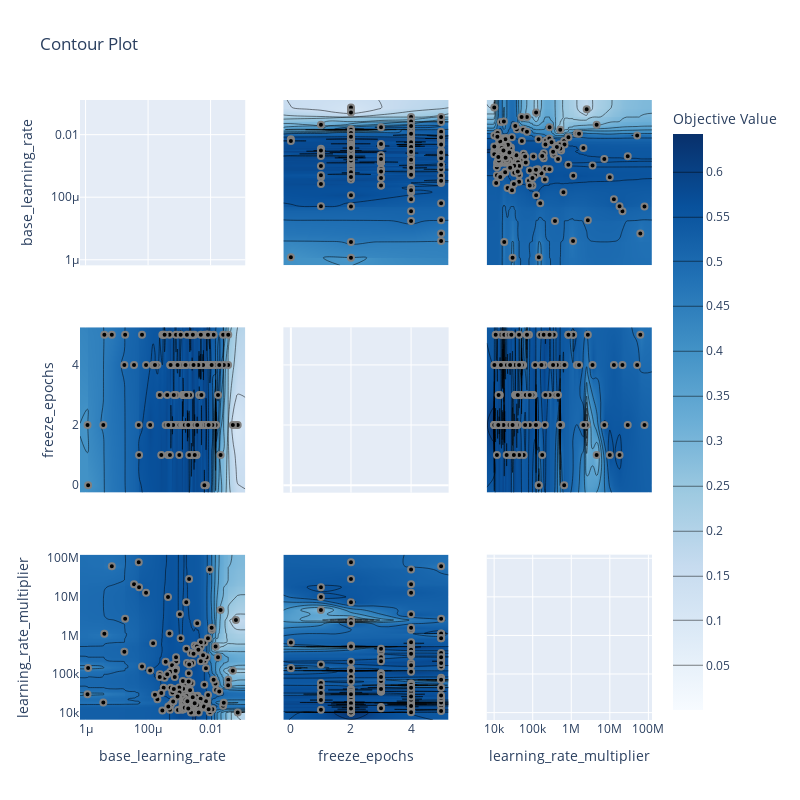

Notebook cell for this chart:
### Code cell
fig = optuna.visualization.plot_contour(study)
fig.update_layout(
    autosize=False,
    width=800,
    height=800,
)
fig.show()

### Figure 1 — Plotly figure (JSON) as saved in the notebook; plotly's stock layout.template omitted (floating-point values rounded to 4 significant figures; data arrays with more than 128 entries replaced by an {"elided": "..."} marker saying what was removed)
{"data": [{"type": "scatter", "xaxis": "x", "yaxis": "y"}, {"colorbar": {"title": {"text": "Objective Value"}}, "colorscale": [[0, "rgb(247,251,255)"], [0.125, "rgb(222,235,247)"], [0.25, "rgb(198,219,239)"], [0.375, "rgb(158,202,225)"], [0.5, "rgb(107,174,214)"], [0.625, "rgb(66,146,198)"], [0.75, "rgb(33,113,181)"], [0.875, "rgb(8,81,156)"], [1, "rgb(8,48,107)"]], "connectgaps": true, "contours": {"coloring": "heatmap"}, "hoverinfo": "none", "line": {"smoothing": 1.3}, "reversescale": false, "showscale": true, "type": "contour", "x": {"elided": "167 float values"}, "xaxis": "x4", "y": [-0.25, 0, 1, 2, 3, 4, 5, 5.25], "yaxis": "y4", "z": {"elided": "8x167 float values"}}, {"marker": {"color": "black", "line": {"color": "Grey", "width": 2}}, "mode": "markers", "showlegend": false, "type": "scatter", "x": {"elided": "165 float values"}, "xaxis": "x4", "y": {"elided": "165 int values"}, "yaxis": "y4"}, {"colorbar": {"title": {"text": "Objective Value"}}, "colorscale": [[0, "rgb(247,251,255)"], [0.125, "rgb(222,235,247)"], [0.25, "rgb(198,219,239)"], [0.375, "rgb(158,202,225)"], [0.5, "rgb(107,174,214)"], [0.625, "rgb(66,146,198)"], [0.75, "rgb(33,113,181)"], [0.875, "rgb(8,81,156)"], [1, "rgb(8,48,107)"]], "connectgaps": true, "contours": {"coloring": "heatmap"}, "hoverinfo": "none", "line": {"smoothing": 1.3}, "reversescale": false, "showscale": false, "type": "contour", "x": {"elided": "167 float values"}, "xaxis": "x7", "y": {"elided": "167 float values"}, "yaxis": "y7", "z": {"elided": "167x167 float values"}}, {"marker": {"color": "black", "line": {"color": "Grey", "width": 2}}, "mode": "markers", "showlegend": false, "type": "scatter", "x": {"elided": "165 float values"}, "xaxis": "x7", "y": {"elided": "165 float values"}, "yaxis": "y7"}, {"colorbar": {"title": {"text": "Objective Value"}}, "colorscale": [[0, "rgb(247,251,255)"], [0.125, "rgb(222,235,247)"], [0.25, "rgb(198,219,239)"], [0.375, "rgb(158,202,225)"], [0.5, "rgb(107,174,214)"], [0.625, "rgb(66,146,198)"], [0.75, "rgb(33,113,181)"], [0.875, "rgb(8,81,156)"], [1, "rgb(8,48,107)"]], "connectgaps": true, "contours": {"coloring": "heatmap"}, "hoverinfo": "none", "line": {"smoothing": 1.3}, "reversescale": false, "showscale": false, "type": "contour", "x": [-0.25, 0, 1, 2, 3, 4, 5, 5.25], "xaxis": "x2", "y": {"elided": "167 float values"}, "yaxis": "y2", "z": {"elided": "167x8 float values"}}, {"marker": {"color": "black", "line": {"color": "Grey", "width": 2}}, "mode": "markers", "showlegend": false, "type": "scatter", "x": {"elided": "165 int values"}, "xaxis": "x2", "y": {"elided": "165 float values"}, "yaxis": "y2"}, {"type": "scatter", "xaxis": "x5", "yaxis": "y5"}, {"colorbar": {"title": {"text": "Objective Value"}}, "colorscale": [[0, "rgb(247,251,255)"], [0.125, "rgb(222,235,247)"], [0.25, "rgb(198,219,239)"], [0.375, "rgb(158,202,225)"], [0.5, "rgb(107,174,214)"], [0.625, "rgb(66,146,198)"], [0.75, "rgb(33,113,181)"], [0.875, "rgb(8,81,156)"], [1, "rgb(8,48,107)"]], "connectgaps": true, "contours": {"coloring": "heatmap"}, "hoverinfo": "none", "line": {"smoothing": 1.3}, "reversescale": false, "showscale": false, "type": "contour", "x": [-0.25, 0, 1, 2, 3, 4, 5, 5.25], "xaxis": "x8", "y": {"elided": "167 float values"}, "yaxis": "y8", "z": {"elided": "167x8 float values"}}, {"marker": {"color": "black", "line": {"color": "Grey", "width": 2}}, "mode": "markers", "showlegend": false, "type": "scatter", "x": {"elided": "165 int values"}, "xaxis": "x8", "y": {"elided": "165 float values"}, "yaxis": "y8"}, {"colorbar": {"title": {"text": "Objective Value"}}, "colorscale": [[0, "rgb(247,251,255)"], [0.125, "rgb(222,235,247)"], [0.25, "rgb(198,219,239)"], [0.375, "rgb(158,202,225)"], [0.5, "rgb(107,174,214)"], [0.625, "rgb(66,146,198)"], [0.75, "rgb(33,113,181)"], [0.875, "rgb(8,81,156)"], [1, "rgb(8,48,107)"]], "connectgaps": true, "contours": {"coloring": "heatmap"}, "hoverinfo": "none", "line": {"smoothing": 1.3}, "reversescale": false, "showscale": false, "type": "contour", "x": {"elided": "167 float values"}, "xaxis": "x3", "y": {"elided": "167 float values"}, "yaxis": "y3", "z": {"elided": "167x167 float values"}}, {"marker": {"color": "black", "line": {"color": "Grey", "width": 2}}, "mode": "markers", "showlegend": false, "type": "scatter", "x": {"elided": "165 float values"}, "xaxis": "x3", "y": {"elided": "165 float values"}, "yaxis": "y3"}, {"colorbar": {"title": {"text": "Objective Value"}}, "colorscale": [[0, "rgb(247,251,255)"], [0.125, "rgb(222,235,247)"], [0.25, "rgb(198,219,239)"], [0.375, "rgb(158,202,225)"], [0.5, "rgb(107,174,214)"], [0.625, "rgb(66,146,198)"], [0.75, "rgb(33,113,181)"], [0.875, "rgb(8,81,156)"], [1, "rgb(8,48,107)"]], "connectgaps": true, "contours": {"coloring": "heatmap"}, "hoverinfo": "none", "line": {"smoothing": 1.3}, "reversescale": false, "showscale": false, "type": "contour", "x": {"elided": "167 float values"}, "xaxis": "x6", "y": [-0.25, 0, 1, 2, 3, 4, 5, 5.25], "yaxis": "y6", "z": {"elided": "8x167 float values"}}, {"marker": {"color": "black", "line": {"color": "Grey", "width": 2}}, "mode": "markers", "showlegend": false, "type": "scatter", "x": {"elided": "165 float values"}, "xaxis": "x6", "y": {"elided": "165 int values"}, "yaxis": "y6"}, {"type": "scatter", "xaxis": "x9", "yaxis": "y9"}], "layout": {"autosize": false, "height": 800, "title": {"text": "Contour Plot"}, "width": 800, "xaxis": {"anchor": "y", "domain": [0, 0.2889], "matches": "x7", "range": [-6.178, -0.8914], "showticklabels": false, "type": "log"}, "xaxis2": {"anchor": "y2", "domain": [0.3556, 0.6444], "matches": "x8", "range": [-0.25, 5.25], "showticklabels": false}, "xaxis3": {"anchor": "y3", "domain": [0.7111, 1], "matches": "x9", "range": [3.808, 8.093], "showticklabels": false, "type": "log"}, "xaxis4": {"anchor": "y4", "domain": [0, 0.2889], "matches": "x7", "range": [-6.178, -0.8914], "showticklabels": false, "type": "log"}, "xaxis5": {"anchor": "y5", "domain": [0.3556, 0.6444], "matches": "x8", "range": [-0.25, 5.25], "showticklabels": false}, "xaxis6": {"anchor": "y6", "domain": [0.7111, 1], "matches": "x9", "range": [3.808, 8.093], "showticklabels": false, "type": "log"}, "xaxis7": {"anchor": "y7", "domain": [0, 0.2889], "range": [-6.178, -0.8914], "title": {"text": "base_learning_rate"}, "type": "log"}, "xaxis8": {"anchor": "y8", "domain": [0.3556, 0.6444], "range": [-0.25, 5.25], "title": {"text": "freeze_epochs"}}, "xaxis9": {"anchor": "y9", "domain": [0.7111, 1], "range": [3.808, 8.093], "title": {"text": "learning_rate_multiplier"}, "type": "log"}, "yaxis": {"anchor": "x", "domain": [0.7333, 1], "range": [-6.178, -0.8914], "title": {"text": "base_learning_rate"}, "type": "log"}, "yaxis2": {"anchor": "x2", "domain": [0.7333, 1], "matches": "y", "range": [-6.178, -0.8914], "showticklabels": false, "type": "log"}, "yaxis3": {"anchor": "x3", "domain": [0.7333, 1], "matches": "y", "range": [-6.178, -0.8914], "showticklabels": false, "type": "log"}, "yaxis4": {"anchor": "x4", "domain": [0.3667, 0.6333], "range": [-0.25, 5.25], "title": {"text": "freeze_epochs"}}, "yaxis5": {"anchor": "x5", "domain": [0.3667, 0.6333], "matches": "y4", "range": [-0.25, 5.25], "showticklabels": false}, "yaxis6": {"anchor": "x6", "domain": [0.3667, 0.6333], "matches": "y4", "range": [-0.25, 5.25], "showticklabels": false}, "yaxis7": {"anchor": "x7", "domain": [0, 0.2667], "range": [3.808, 8.093], "title": {"text": "learning_rate_multiplier"}, "type": "log"}, "yaxis8": {"anchor": "x8", "domain": [0, 0.2667], "matches": "y7", "range": [3.808, 8.093], "showticklabels": false, "type": "log"}, "yaxis9": {"anchor": "x9", "domain": [0, 0.2667], "matches": "y7", "range": [3.808, 8.093], "showticklabels": false, "type": "log"}}}
